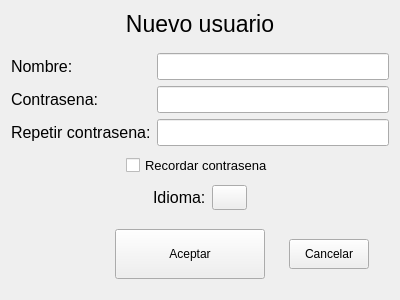
<?xml version="1.0" encoding="UTF-8"?>
<ui version="4.0">
 <class>Form</class>
 <widget class="QWidget" name="Form">
  <property name="geometry">
   <rect>
    <x>0</x>
    <y>0</y>
    <width>400</width>
    <height>300</height>
   </rect>
  </property>
  <property name="windowTitle">
   <string>Form</string>
  </property>
  <layout class="QVBoxLayout" name="verticalLayout">
   <item>
    <widget class="QLabel" name="labelTitle">
     <property name="maximumSize">
      <size>
       <width>16777215</width>
       <height>20</height>
      </size>
     </property>
     <property name="font">
      <font>
       <pointsize>17</pointsize>
      </font>
     </property>
     <property name="text">
      <string>Nuevo usuario</string>
     </property>
     <property name="alignment">
      <set>Qt::AlignCenter</set>
     </property>
    </widget>
   </item>
   <item>
    <spacer name="verticalSpacer">
     <property name="orientation">
      <enum>Qt::Vertical</enum>
     </property>
     <property name="sizeType">
      <enum>QSizePolicy::Fixed</enum>
     </property>
     <property name="sizeHint" stdset="0">
      <size>
       <width>20</width>
       <height>10</height>
      </size>
     </property>
    </spacer>
   </item>
   <item>
    <layout class="QGridLayout" name="gridLayout_2">
     <item row="0" column="0">
      <widget class="QLabel" name="labelName">
       <property name="font">
        <font>
         <pointsize>12</pointsize>
        </font>
       </property>
       <property name="text">
        <string>Nombre:</string>
       </property>
      </widget>
     </item>
     <item row="1" column="1">
      <widget class="QLineEdit" name="lineContrasena_2">
       <property name="minimumSize">
        <size>
         <width>200</width>
         <height>0</height>
        </size>
       </property>
       <property name="font">
        <font>
         <pointsize>12</pointsize>
        </font>
       </property>
       <property name="echoMode">
        <enum>QLineEdit::Password</enum>
       </property>
       <property name="clearButtonEnabled">
        <bool>true</bool>
       </property>
      </widget>
     </item>
     <item row="2" column="1">
      <widget class="QLineEdit" name="lineRepetirContrasena_2">
       <property name="minimumSize">
        <size>
         <width>200</width>
         <height>0</height>
        </size>
       </property>
       <property name="font">
        <font>
         <pointsize>12</pointsize>
        </font>
       </property>
       <property name="echoMode">
        <enum>QLineEdit::Password</enum>
       </property>
       <property name="clearButtonEnabled">
        <bool>true</bool>
       </property>
      </widget>
     </item>
     <item row="2" column="0">
      <widget class="QLabel" name="labelPassword2">
       <property name="font">
        <font>
         <pointsize>12</pointsize>
        </font>
       </property>
       <property name="text">
        <string>Repetir contrasena:</string>
       </property>
      </widget>
     </item>
     <item row="1" column="0">
      <widget class="QLabel" name="labelPassword1">
       <property name="font">
        <font>
         <pointsize>12</pointsize>
        </font>
       </property>
       <property name="text">
        <string>Contrasena:</string>
       </property>
      </widget>
     </item>
     <item row="0" column="1">
      <widget class="QLineEdit" name="lineNombre_2">
       <property name="minimumSize">
        <size>
         <width>200</width>
         <height>0</height>
        </size>
       </property>
       <property name="font">
        <font>
         <pointsize>12</pointsize>
        </font>
       </property>
       <property name="clearButtonEnabled">
        <bool>true</bool>
       </property>
      </widget>
     </item>
    </layout>
   </item>
   <item>
    <layout class="QHBoxLayout" name="horizontalLayout_5">
     <item>
      <spacer name="horizontalSpacer_7">
       <property name="orientation">
        <enum>Qt::Horizontal</enum>
       </property>
       <property name="sizeHint" stdset="0">
        <size>
         <width>40</width>
         <height>20</height>
        </size>
       </property>
      </spacer>
     </item>
     <item>
      <widget class="QCheckBox" name="checkRemind">
       <property name="font">
        <font>
         <pointsize>10</pointsize>
        </font>
       </property>
       <property name="text">
        <string>Recordar contrasena</string>
       </property>
       <property name="tristate">
        <bool>false</bool>
       </property>
      </widget>
     </item>
     <item>
      <spacer name="horizontalSpacer_8">
       <property name="orientation">
        <enum>Qt::Horizontal</enum>
       </property>
       <property name="sizeHint" stdset="0">
        <size>
         <width>40</width>
         <height>20</height>
        </size>
       </property>
      </spacer>
     </item>
    </layout>
   </item>
   <item>
    <layout class="QHBoxLayout" name="horizontalLayout_6">
     <item>
      <spacer name="horizontalSpacer_9">
       <property name="orientation">
        <enum>Qt::Horizontal</enum>
       </property>
       <property name="sizeHint" stdset="0">
        <size>
         <width>40</width>
         <height>20</height>
        </size>
       </property>
      </spacer>
     </item>
     <item>
      <widget class="QLabel" name="labelLanguage">
       <property name="font">
        <font>
         <pointsize>12</pointsize>
        </font>
       </property>
       <property name="text">
        <string>Idioma:</string>
       </property>
      </widget>
     </item>
     <item>
      <widget class="QPushButton" name="buttonFlag">
       <property name="minimumSize">
        <size>
         <width>35</width>
         <height>25</height>
        </size>
       </property>
       <property name="maximumSize">
        <size>
         <width>35</width>
         <height>25</height>
        </size>
       </property>
       <property name="text">
        <string/>
       </property>
      </widget>
     </item>
     <item>
      <spacer name="horizontalSpacer_10">
       <property name="orientation">
        <enum>Qt::Horizontal</enum>
       </property>
       <property name="sizeHint" stdset="0">
        <size>
         <width>40</width>
         <height>20</height>
        </size>
       </property>
      </spacer>
     </item>
    </layout>
   </item>
   <item>
    <spacer name="verticalSpacer_3">
     <property name="orientation">
      <enum>Qt::Vertical</enum>
     </property>
     <property name="sizeType">
      <enum>QSizePolicy::Fixed</enum>
     </property>
     <property name="sizeHint" stdset="0">
      <size>
       <width>20</width>
       <height>10</height>
      </size>
     </property>
    </spacer>
   </item>
   <item>
    <layout class="QHBoxLayout" name="horizontalLayout_2">
     <property name="spacing">
      <number>6</number>
     </property>
     <item>
      <spacer name="horizontalSpacer_6">
       <property name="orientation">
        <enum>Qt::Horizontal</enum>
       </property>
       <property name="sizeType">
        <enum>QSizePolicy::Fixed</enum>
       </property>
       <property name="sizeHint" stdset="0">
        <size>
         <width>86</width>
         <height>20</height>
        </size>
       </property>
      </spacer>
     </item>
     <item>
      <widget class="QPushButton" name="buttonAcept">
       <property name="minimumSize">
        <size>
         <width>150</width>
         <height>50</height>
        </size>
       </property>
       <property name="maximumSize">
        <size>
         <width>150</width>
         <height>50</height>
        </size>
       </property>
       <property name="text">
        <string>Aceptar</string>
       </property>
      </widget>
     </item>
     <item>
      <widget class="QPushButton" name="buttonCancel">
       <property name="minimumSize">
        <size>
         <width>80</width>
         <height>30</height>
        </size>
       </property>
       <property name="maximumSize">
        <size>
         <width>80</width>
         <height>30</height>
        </size>
       </property>
       <property name="text">
        <string>Cancelar</string>
       </property>
      </widget>
     </item>
    </layout>
   </item>
   <item>
    <spacer name="verticalSpacer_4">
     <property name="orientation">
      <enum>Qt::Vertical</enum>
     </property>
     <property name="sizeType">
      <enum>QSizePolicy::Fixed</enum>
     </property>
     <property name="sizeHint" stdset="0">
      <size>
       <width>20</width>
       <height>5</height>
      </size>
     </property>
    </spacer>
   </item>
  </layout>
 </widget>
 <resources/>
 <connections/>
</ui>
